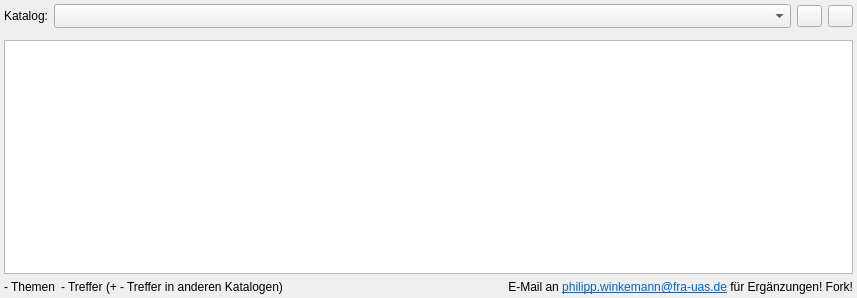
<?xml version="1.0" encoding="UTF-8"?>
<ui version="4.0">
 <class>catalog_tab</class>
 <widget class="QWidget" name="catalog_tab">
  <property name="geometry">
   <rect>
    <x>0</x>
    <y>0</y>
    <width>857</width>
    <height>298</height>
   </rect>
  </property>
  <property name="windowTitle">
   <string>Form</string>
  </property>
  <layout class="QVBoxLayout" name="verticalLayout">
   <property name="leftMargin">
    <number>4</number>
   </property>
   <property name="topMargin">
    <number>4</number>
   </property>
   <property name="rightMargin">
    <number>4</number>
   </property>
   <property name="bottomMargin">
    <number>4</number>
   </property>
   <item>
    <widget class="QWidget" name="widget" native="true">
     <property name="sizePolicy">
      <sizepolicy hsizetype="Expanding" vsizetype="Minimum">
       <horstretch>0</horstretch>
       <verstretch>0</verstretch>
      </sizepolicy>
     </property>
     <layout class="QHBoxLayout" name="horizontalLayout">
      <property name="sizeConstraint">
       <enum>QLayout::SetDefaultConstraint</enum>
      </property>
      <property name="leftMargin">
       <number>0</number>
      </property>
      <property name="topMargin">
       <number>0</number>
      </property>
      <property name="rightMargin">
       <number>0</number>
      </property>
      <property name="bottomMargin">
       <number>0</number>
      </property>
      <item>
       <widget class="QLabel" name="label">
        <property name="sizePolicy">
         <sizepolicy hsizetype="Minimum" vsizetype="Minimum">
          <horstretch>0</horstretch>
          <verstretch>0</verstretch>
         </sizepolicy>
        </property>
        <property name="text">
         <string>Katalog:</string>
        </property>
       </widget>
      </item>
      <item>
       <widget class="QComboBox" name="catalog_selection_combo_box">
        <property name="sizePolicy">
         <sizepolicy hsizetype="Expanding" vsizetype="Fixed">
          <horstretch>0</horstretch>
          <verstretch>0</verstretch>
         </sizepolicy>
        </property>
        <property name="toolTip">
         <string>Katalog wechseln</string>
        </property>
        <property name="sizeAdjustPolicy">
         <enum>QComboBox::AdjustToMinimumContentsLengthWithIcon</enum>
        </property>
       </widget>
      </item>
      <item>
       <widget class="QPushButton" name="catalog_refresh_button">
        <property name="sizePolicy">
         <sizepolicy hsizetype="Fixed" vsizetype="Fixed">
          <horstretch>0</horstretch>
          <verstretch>0</verstretch>
         </sizepolicy>
        </property>
        <property name="maximumSize">
         <size>
          <width>25</width>
          <height>16777215</height>
         </size>
        </property>
        <property name="toolTip">
         <string>Kataloge neu laden</string>
        </property>
        <property name="text">
         <string/>
        </property>
        <property name="iconSize">
         <size>
          <width>18</width>
          <height>18</height>
         </size>
        </property>
       </widget>
      </item>
      <item>
       <widget class="QPushButton" name="display_settings_button">
        <property name="sizePolicy">
         <sizepolicy hsizetype="Fixed" vsizetype="Fixed">
          <horstretch>0</horstretch>
          <verstretch>0</verstretch>
         </sizepolicy>
        </property>
        <property name="maximumSize">
         <size>
          <width>25</width>
          <height>16777215</height>
         </size>
        </property>
        <property name="toolTip">
         <string>Anzeigeoptionen</string>
        </property>
        <property name="text">
         <string/>
        </property>
        <property name="iconSize">
         <size>
          <width>18</width>
          <height>18</height>
         </size>
        </property>
       </widget>
      </item>
     </layout>
    </widget>
   </item>
   <item>
    <widget class="QWidget" name="topic_search_line_edit_widget" native="true">
     <property name="sizePolicy">
      <sizepolicy hsizetype="Expanding" vsizetype="Preferred">
       <horstretch>0</horstretch>
       <verstretch>0</verstretch>
      </sizepolicy>
     </property>
     <layout class="QHBoxLayout" name="horizontalLayout_10">
      <property name="leftMargin">
       <number>0</number>
      </property>
      <property name="topMargin">
       <number>0</number>
      </property>
      <property name="rightMargin">
       <number>0</number>
      </property>
      <property name="bottomMargin">
       <number>0</number>
      </property>
     </layout>
    </widget>
   </item>
   <item>
    <widget class="QTreeWidget" name="catalog_tree_widget">
     <property name="contextMenuPolicy">
      <enum>Qt::CustomContextMenu</enum>
     </property>
     <property name="frameShape">
      <enum>QFrame::StyledPanel</enum>
     </property>
     <property name="editTriggers">
      <set>QAbstractItemView::NoEditTriggers</set>
     </property>
     <property name="alternatingRowColors">
      <bool>true</bool>
     </property>
     <property name="selectionMode">
      <enum>QAbstractItemView::SingleSelection</enum>
     </property>
     <property name="selectionBehavior">
      <enum>QAbstractItemView::SelectRows</enum>
     </property>
     <property name="animated">
      <bool>true</bool>
     </property>
     <property name="expandsOnDoubleClick">
      <bool>false</bool>
     </property>
     <attribute name="headerVisible">
      <bool>false</bool>
     </attribute>
     <column>
      <property name="text">
       <string notr="true">1</string>
      </property>
     </column>
    </widget>
   </item>
   <item>
    <widget class="QWidget" name="hint_line" native="true">
     <property name="sizePolicy">
      <sizepolicy hsizetype="Expanding" vsizetype="Preferred">
       <horstretch>0</horstretch>
       <verstretch>0</verstretch>
      </sizepolicy>
     </property>
     <layout class="QHBoxLayout" name="horizontalLayout_2" stretch="0,0,1">
      <property name="sizeConstraint">
       <enum>QLayout::SetNoConstraint</enum>
      </property>
      <property name="leftMargin">
       <number>0</number>
      </property>
      <property name="topMargin">
       <number>0</number>
      </property>
      <property name="rightMargin">
       <number>0</number>
      </property>
      <property name="bottomMargin">
       <number>0</number>
      </property>
      <item>
       <widget class="QWidget" name="widget_2" native="true">
        <property name="sizePolicy">
         <sizepolicy hsizetype="Fixed" vsizetype="Preferred">
          <horstretch>0</horstretch>
          <verstretch>0</verstretch>
         </sizepolicy>
        </property>
        <layout class="QHBoxLayout" name="horizontalLayout_3">
         <property name="leftMargin">
          <number>0</number>
         </property>
         <property name="topMargin">
          <number>0</number>
         </property>
         <property name="rightMargin">
          <number>0</number>
         </property>
         <property name="bottomMargin">
          <number>0</number>
         </property>
         <item>
          <widget class="QWidget" name="topic_count_widget" native="true">
           <property name="enabled">
            <bool>true</bool>
           </property>
           <layout class="QHBoxLayout" name="horizontalLayout_4">
            <property name="spacing">
             <number>3</number>
            </property>
            <property name="leftMargin">
             <number>0</number>
            </property>
            <property name="topMargin">
             <number>0</number>
            </property>
            <property name="rightMargin">
             <number>0</number>
            </property>
            <property name="bottomMargin">
             <number>0</number>
            </property>
            <item>
             <widget class="QLabel" name="topic_count_label">
              <property name="sizePolicy">
               <sizepolicy hsizetype="Fixed" vsizetype="Preferred">
                <horstretch>0</horstretch>
                <verstretch>0</verstretch>
               </sizepolicy>
              </property>
              <property name="text">
               <string>-</string>
              </property>
             </widget>
            </item>
            <item>
             <widget class="QLabel" name="label_3">
              <property name="text">
               <string>Themen</string>
              </property>
             </widget>
            </item>
           </layout>
          </widget>
         </item>
         <item>
          <widget class="QWidget" name="search_count_widget" native="true">
           <layout class="QHBoxLayout" name="horizontalLayout_5">
            <property name="spacing">
             <number>3</number>
            </property>
            <property name="leftMargin">
             <number>0</number>
            </property>
            <property name="topMargin">
             <number>0</number>
            </property>
            <property name="rightMargin">
             <number>0</number>
            </property>
            <property name="bottomMargin">
             <number>0</number>
            </property>
            <item>
             <widget class="QLabel" name="current_catalog_search_count_label">
              <property name="text">
               <string>-</string>
              </property>
             </widget>
            </item>
            <item>
             <widget class="QLabel" name="label_4">
              <property name="text">
               <string>Treffer</string>
              </property>
             </widget>
            </item>
            <item>
             <widget class="QWidget" name="other_catalog_search_count_widget" native="true">
              <layout class="QHBoxLayout" name="horizontalLayout_6">
               <property name="spacing">
                <number>3</number>
               </property>
               <property name="leftMargin">
                <number>0</number>
               </property>
               <property name="topMargin">
                <number>0</number>
               </property>
               <property name="rightMargin">
                <number>0</number>
               </property>
               <property name="bottomMargin">
                <number>0</number>
               </property>
               <item>
                <widget class="QLabel" name="label_5">
                 <property name="text">
                  <string>(+</string>
                 </property>
                </widget>
               </item>
               <item>
                <widget class="QLabel" name="other_catalog_search_count_label">
                 <property name="text">
                  <string>-</string>
                 </property>
                </widget>
               </item>
               <item>
                <widget class="QLabel" name="label_6">
                 <property name="text">
                  <string>Treffer in anderen Katalogen)</string>
                 </property>
                </widget>
               </item>
              </layout>
             </widget>
            </item>
           </layout>
          </widget>
         </item>
        </layout>
       </widget>
      </item>
      <item>
       <spacer name="horizontalSpacer">
        <property name="orientation">
         <enum>Qt::Horizontal</enum>
        </property>
        <property name="sizeHint" stdset="0">
         <size>
          <width>5</width>
          <height>0</height>
         </size>
        </property>
       </spacer>
      </item>
      <item>
       <widget class="QLabel" name="contact_label">
        <property name="sizePolicy">
         <sizepolicy hsizetype="Preferred" vsizetype="Preferred">
          <horstretch>0</horstretch>
          <verstretch>0</verstretch>
         </sizepolicy>
        </property>
        <property name="minimumSize">
         <size>
          <width>10</width>
          <height>0</height>
         </size>
        </property>
        <property name="text">
         <string>&lt;html&gt;&lt;head/&gt;&lt;body&gt;&lt;p&gt;E-Mail an &lt;a href=&quot;mailto:philipp.winkemann@fra-uas.de&quot;&gt;&lt;span style=&quot; text-decoration: underline; color:#0066cc;&quot;&gt;philipp.winkemann@fra-uas.de&lt;/span&gt;&lt;/a&gt; für Ergänzungen! Fork!&lt;/p&gt;&lt;/body&gt;&lt;/html&gt;</string>
        </property>
        <property name="textFormat">
         <enum>Qt::RichText</enum>
        </property>
        <property name="alignment">
         <set>Qt::AlignRight|Qt::AlignTrailing|Qt::AlignVCenter</set>
        </property>
        <property name="wordWrap">
         <bool>true</bool>
        </property>
        <property name="openExternalLinks">
         <bool>true</bool>
        </property>
        <property name="textInteractionFlags">
         <set>Qt::TextBrowserInteraction</set>
        </property>
       </widget>
      </item>
     </layout>
    </widget>
   </item>
  </layout>
 </widget>
 <resources/>
 <connections/>
</ui>
